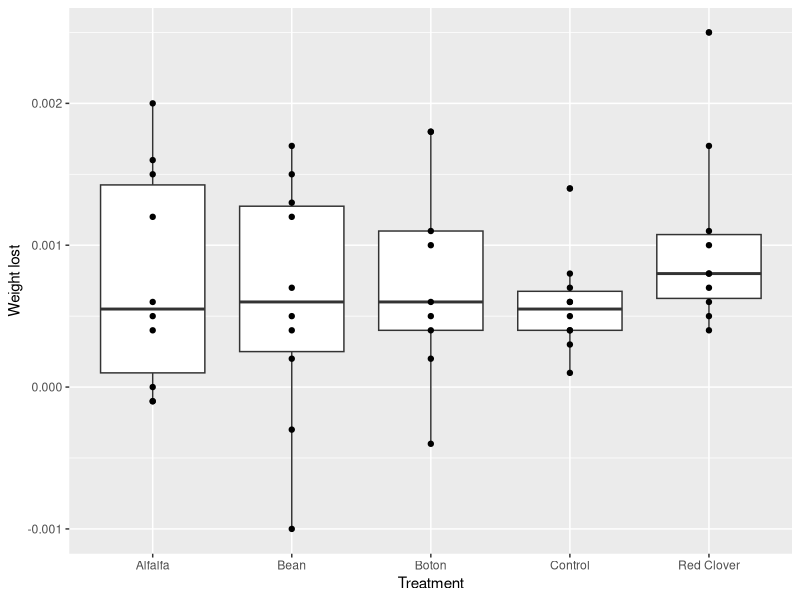
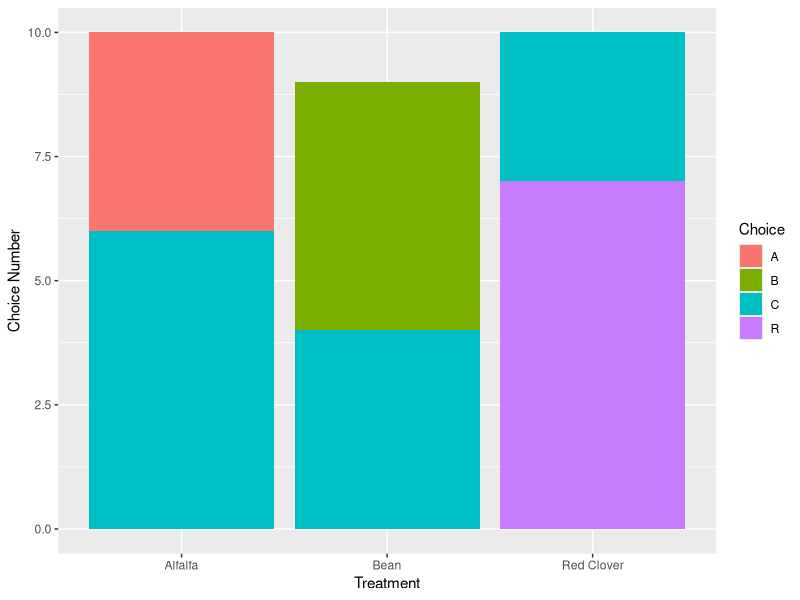
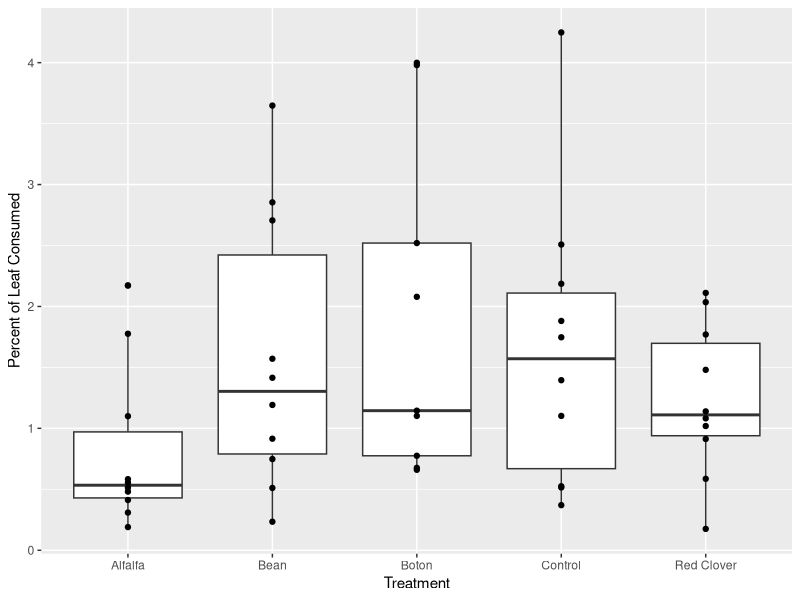

R code for these plots, in order:
## ---- chunk 1
knitr::opts_chunk$set(echo = TRUE)
## ---- chunk 2
library(tidyverse)

## ---- chunk 3

#data wrangling
weight <- read_csv("Larval Weight.csv")

weight_loss <- weight %>% 
  select(-notes) %>% 
  filter(!is.na(final_weight)) %>% 
  transform(final_weight = as.numeric(final_weight)) %>% 
  mutate(weight_lost = after_24_starve - final_weight) 
  
#anova model

aov_1 <- aov(weight_lost ~ treatment, data = weight_loss)
summary(aov_1)

#Visualization

ggplot(weight_loss, aes(x = treatment, y = weight_lost)) +
  geom_boxplot() +
  geom_point()+
  labs (x = "Treatment", y = "Weight lost")
  

## ---- chunk 4
#data wrangling
choice <- read_csv("Choice assay.csv")

choice_clean <- choice %>% 
  group_by(Treatment) %>%
  subset(Choice!="lost") %>% 
  count(Choice) 



#visualization
ggplot(arrange(choice_clean, n), aes(x = Treatment, y = n, fill = Choice)) +
  geom_bar(position="stack", stat="identity")+
  labs (x = "Treatment", y = "Choice Number")

## ---- chunk 5

#data wrangling
weight <- read_csv("pre trial.csv")

weight_clean <- weight %>% 
  select(-Date, -Latitude, -Longitude, -Notes, -`Scale Length (cm)`, -Time) 

weight_ttest <- weight %>% 
  select(-Date, -Latitude, -Longitude, -Notes, -`Scale Length (cm)`, -Time)
  

#model
aov_2 <- aov(Percent_Consumed ~ Treatment, data = weight_clean)
summary(aov_2)

#aov_3 <- aov(Percent_Consumed ~ Treatment$Alfala, data = weight_clean)

#visualization
ggplot(weight_clean, aes(x = Treatment, y = Percent_Consumed)) +
  geom_boxplot() +
  geom_point()+
  labs (x = "Treatment", y = "Percent of Leaf Consumed")

